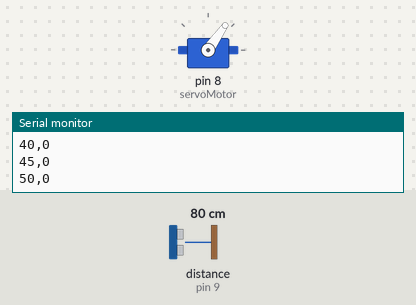
Bench run of a sketch on a simulated Arduino Uno, built with avr-gcc and run on an emulated ATmega328P. Shown: servo, the last lines printed to the serial monitor. Wiring (inferred from the names in the program): ultrasonic range finder: trigger pin 10; echo pin 9. Inputs (shaded band) come from the test bench; at power-on: distance to the obstacle (sensor on pin 9) 80 cm. The echo pulse lasts 58.3 µs per cm.

Above: at 1.2 s.
1.3 s: distance to the obstacle (sensor on pin 9) set to 4 cm
At 3.79 s:
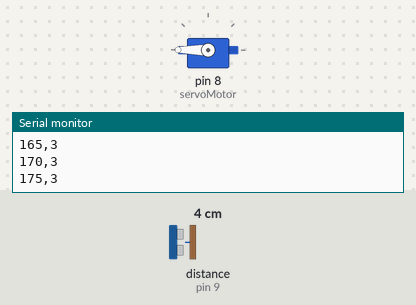
4.3 s: distance to the obstacle (sensor on pin 9) set to 60 cm
At 4.34 s:
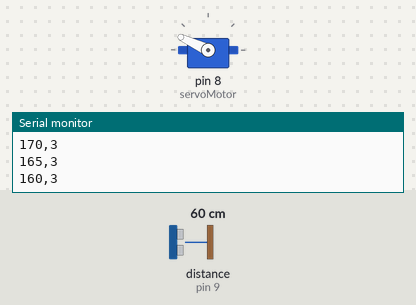
7.3 s: distance to the obstacle (sensor on pin 9) set to 250 cm
At 7.68 s:
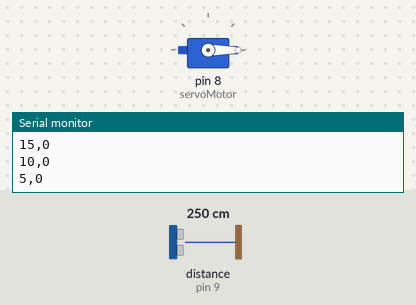
Timing chart, 0 to 16.3 s (numbered marks = the images above; inputs shaded):
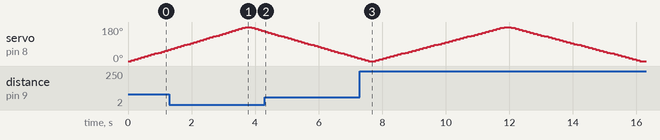

The sketch:

radar.ino
```cpp
#include <Servo.h>

const int trigPin = 10;   // Mesafe sensörünün trig pini
const int echoPin = 9;    // Mesafe sensörünün echo pini
Servo servoMotor;         // Servo motor objesi

const int stepAngle = 5;      // Servo motorun tarama adımı (açı)
const int servoDelay = 100;   // Servo motorun hareket gecikmesi (ms)
const int maxDistance = 75;  // Maksimum mesafe (cm)

void setup() {
  Serial.begin(9600);          // Seri iletişim başlat
  pinMode(trigPin, OUTPUT);    // Trig pinini çıkış olarak ayarla
  pinMode(echoPin, INPUT);     // Echo pinini giriş olarak ayarla
  servoMotor.attach(8);        // Servo motoru dijital pin 8'e bağla
  servoMotor.write(0);         // Servo motoru başlangıç açısına getir
}

void loop() {

  for (int angle = 0; angle <= 180; angle += stepAngle) {
    moveServoAndMeasure(angle);
  }

  for (int angle = 180; angle >= 0; angle -= stepAngle) {
    moveServoAndMeasure(angle);
  }
}

// Servo motoru hareket ettir ve mesafeyi ölç
void moveServoAndMeasure(int angle) {
  servoMotor.write(angle);  // Servo motoru belirli bir açıya döndür
  delay(servoDelay);        // Hareket için gecikme

  int distance = measureDistance();  // Mesafeyi ölç

  if (distance > maxDistance ) {
    distance = 0;
  }

  // Seri porta açı ve mesafeyi yazdır
  Serial.print(angle);
  Serial.print(",");
  Serial.println(distance);
}

// Mesafe ölçüm fonksiyonu
int measureDistance() {
  digitalWrite(trigPin, LOW);
  delayMicroseconds(2);
  digitalWrite(trigPin, HIGH);
  delayMicroseconds(10);
  digitalWrite(trigPin, LOW);

  long duration = pulseIn(echoPin, HIGH, 30000);  // Echo süresini ölç, timeout ile
  int distance = duration * 0.034 / 2;           // Süreyi mesafeye dönüştür (cm)

  return distance;  // Ölçülen mesafeyi döndür
}
```
